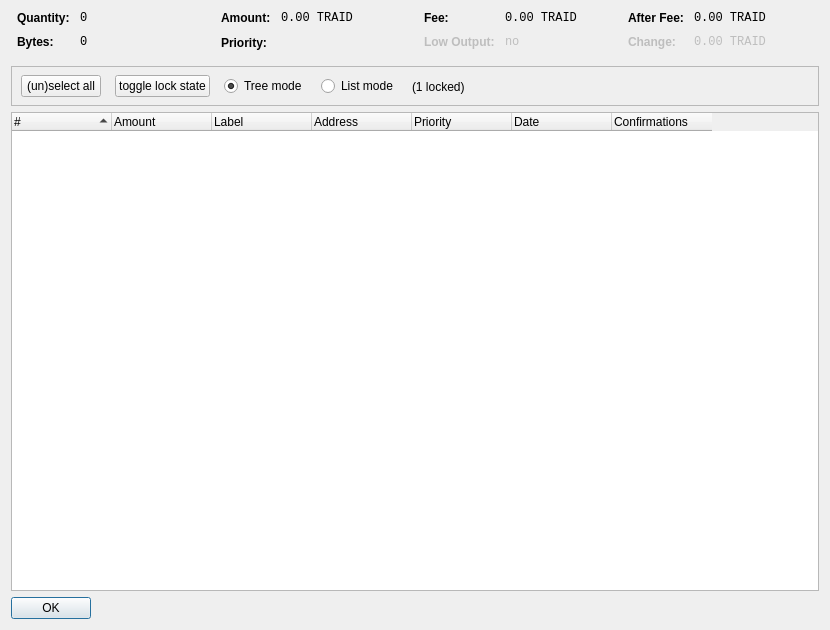
<?xml version="1.0" encoding="UTF-8"?>
<ui version="4.0">
 <class>CoinControlDialog</class>
 <widget class="QDialog" name="CoinControlDialog">
  <property name="windowModality">
   <enum>Qt::NonModal</enum>
  </property>
  <property name="enabled">
   <bool>true</bool>
  </property>
  <property name="geometry">
   <rect>
    <x>0</x>
    <y>0</y>
    <width>830</width>
    <height>630</height>
   </rect>
  </property>
  <property name="sizePolicy">
   <sizepolicy hsizetype="MinimumExpanding" vsizetype="MinimumExpanding">
    <horstretch>0</horstretch>
    <verstretch>0</verstretch>
   </sizepolicy>
  </property>
  <property name="minimumSize">
   <size>
    <width>830</width>
    <height>630</height>
   </size>
  </property>
  <property name="maximumSize">
   <size>
    <width>830</width>
    <height>630</height>
   </size>
  </property>
  <property name="font">
   <font>
    <pointsize>9</pointsize>
   </font>
  </property>
  <property name="windowTitle">
   <string>Coin Control</string>
  </property>
  <layout class="QVBoxLayout" name="verticalLayout">
   <item>
    <layout class="QHBoxLayout" name="horizontalLayoutTop" stretch="0,0,0,0">
     <property name="topMargin">
      <number>0</number>
     </property>
     <property name="bottomMargin">
      <number>10</number>
     </property>
     <item>
      <layout class="QFormLayout" name="formLayoutCoinControl1">
       <property name="horizontalSpacing">
        <number>10</number>
       </property>
       <property name="verticalSpacing">
        <number>10</number>
       </property>
       <property name="leftMargin">
        <number>6</number>
       </property>
       <property name="rightMargin">
        <number>6</number>
       </property>
       <item row="0" column="0">
        <widget class="QLabel" name="labelCoinControlQuantityText">
         <property name="font">
          <font>
           <pointsize>9</pointsize>
           <weight>75</weight>
           <bold>true</bold>
          </font>
         </property>
         <property name="styleSheet">
          <string notr="true">font-weight:bold;</string>
         </property>
         <property name="text">
          <string>Quantity:</string>
         </property>
        </widget>
       </item>
       <item row="0" column="1">
        <widget class="QLabel" name="labelCoinControlQuantity">
         <property name="font">
          <font>
           <family>Monospace</family>
           <pointsize>9</pointsize>
          </font>
         </property>
         <property name="cursor">
          <cursorShape>IBeamCursor</cursorShape>
         </property>
         <property name="contextMenuPolicy">
          <enum>Qt::ActionsContextMenu</enum>
         </property>
         <property name="text">
          <string notr="true">0</string>
         </property>
         <property name="textInteractionFlags">
          <set>Qt::LinksAccessibleByMouse|Qt::TextSelectableByKeyboard|Qt::TextSelectableByMouse</set>
         </property>
        </widget>
       </item>
       <item row="1" column="0">
        <widget class="QLabel" name="labelCoinControlBytesText">
         <property name="font">
          <font>
           <pointsize>9</pointsize>
           <weight>75</weight>
           <bold>true</bold>
          </font>
         </property>
         <property name="styleSheet">
          <string notr="true">font-weight:bold;</string>
         </property>
         <property name="text">
          <string>Bytes:</string>
         </property>
        </widget>
       </item>
       <item row="1" column="1">
        <widget class="QLabel" name="labelCoinControlBytes">
         <property name="font">
          <font>
           <family>Monospace</family>
           <pointsize>9</pointsize>
          </font>
         </property>
         <property name="cursor">
          <cursorShape>IBeamCursor</cursorShape>
         </property>
         <property name="contextMenuPolicy">
          <enum>Qt::ActionsContextMenu</enum>
         </property>
         <property name="text">
          <string notr="true">0</string>
         </property>
         <property name="textInteractionFlags">
          <set>Qt::LinksAccessibleByMouse|Qt::TextSelectableByKeyboard|Qt::TextSelectableByMouse</set>
         </property>
        </widget>
       </item>
      </layout>
     </item>
     <item>
      <layout class="QFormLayout" name="formLayoutCoinControl2">
       <property name="horizontalSpacing">
        <number>10</number>
       </property>
       <property name="verticalSpacing">
        <number>10</number>
       </property>
       <property name="leftMargin">
        <number>6</number>
       </property>
       <property name="rightMargin">
        <number>6</number>
       </property>
       <item row="0" column="0">
        <widget class="QLabel" name="labelCoinControlAmountText">
         <property name="font">
          <font>
           <pointsize>9</pointsize>
           <weight>75</weight>
           <bold>true</bold>
          </font>
         </property>
         <property name="styleSheet">
          <string notr="true">font-weight:bold;</string>
         </property>
         <property name="text">
          <string>Amount:</string>
         </property>
        </widget>
       </item>
       <item row="0" column="1">
        <widget class="QLabel" name="labelCoinControlAmount">
         <property name="font">
          <font>
           <family>Monospace</family>
           <pointsize>9</pointsize>
          </font>
         </property>
         <property name="cursor">
          <cursorShape>IBeamCursor</cursorShape>
         </property>
         <property name="contextMenuPolicy">
          <enum>Qt::ActionsContextMenu</enum>
         </property>
         <property name="text">
          <string notr="true">0.00 TRAID</string>
         </property>
         <property name="textInteractionFlags">
          <set>Qt::LinksAccessibleByMouse|Qt::TextSelectableByKeyboard|Qt::TextSelectableByMouse</set>
         </property>
        </widget>
       </item>
       <item row="1" column="0">
        <widget class="QLabel" name="labelCoinControlPriorityText">
         <property name="font">
          <font>
           <pointsize>9</pointsize>
           <weight>75</weight>
           <bold>true</bold>
          </font>
         </property>
         <property name="styleSheet">
          <string notr="true">font-weight:bold;</string>
         </property>
         <property name="text">
          <string>Priority:</string>
         </property>
        </widget>
       </item>
       <item row="1" column="1">
        <widget class="QLabel" name="labelCoinControlPriority">
         <property name="font">
          <font>
           <family>Monospace</family>
           <pointsize>10</pointsize>
          </font>
         </property>
         <property name="cursor">
          <cursorShape>IBeamCursor</cursorShape>
         </property>
         <property name="contextMenuPolicy">
          <enum>Qt::ActionsContextMenu</enum>
         </property>
         <property name="text">
          <string/>
         </property>
         <property name="textInteractionFlags">
          <set>Qt::LinksAccessibleByMouse|Qt::TextSelectableByKeyboard|Qt::TextSelectableByMouse</set>
         </property>
        </widget>
       </item>
      </layout>
     </item>
     <item>
      <layout class="QFormLayout" name="formLayoutCoinControl3">
       <property name="horizontalSpacing">
        <number>10</number>
       </property>
       <property name="verticalSpacing">
        <number>10</number>
       </property>
       <property name="leftMargin">
        <number>6</number>
       </property>
       <property name="rightMargin">
        <number>6</number>
       </property>
       <item row="0" column="0">
        <widget class="QLabel" name="labelCoinControlFeeText">
         <property name="font">
          <font>
           <pointsize>9</pointsize>
           <weight>75</weight>
           <bold>true</bold>
          </font>
         </property>
         <property name="styleSheet">
          <string notr="true">font-weight:bold;</string>
         </property>
         <property name="text">
          <string>Fee:</string>
         </property>
        </widget>
       </item>
       <item row="0" column="1">
        <widget class="QLabel" name="labelCoinControlFee">
         <property name="font">
          <font>
           <family>Monospace</family>
           <pointsize>9</pointsize>
          </font>
         </property>
         <property name="cursor">
          <cursorShape>IBeamCursor</cursorShape>
         </property>
         <property name="contextMenuPolicy">
          <enum>Qt::ActionsContextMenu</enum>
         </property>
         <property name="text">
          <string notr="true">0.00 TRAID</string>
         </property>
         <property name="textInteractionFlags">
          <set>Qt::LinksAccessibleByMouse|Qt::TextSelectableByKeyboard|Qt::TextSelectableByMouse</set>
         </property>
        </widget>
       </item>
       <item row="1" column="0">
        <widget class="QLabel" name="labelCoinControlLowOutputText">
         <property name="enabled">
          <bool>false</bool>
         </property>
         <property name="font">
          <font>
           <pointsize>9</pointsize>
           <weight>75</weight>
           <bold>true</bold>
          </font>
         </property>
         <property name="styleSheet">
          <string notr="true">font-weight:bold;</string>
         </property>
         <property name="text">
          <string>Low Output:</string>
         </property>
        </widget>
       </item>
       <item row="1" column="1">
        <widget class="QLabel" name="labelCoinControlLowOutput">
         <property name="enabled">
          <bool>false</bool>
         </property>
         <property name="font">
          <font>
           <family>Monospace</family>
           <pointsize>9</pointsize>
          </font>
         </property>
         <property name="cursor">
          <cursorShape>IBeamCursor</cursorShape>
         </property>
         <property name="contextMenuPolicy">
          <enum>Qt::ActionsContextMenu</enum>
         </property>
         <property name="text">
          <string notr="true">no</string>
         </property>
         <property name="textInteractionFlags">
          <set>Qt::LinksAccessibleByMouse|Qt::TextSelectableByKeyboard|Qt::TextSelectableByMouse</set>
         </property>
        </widget>
       </item>
      </layout>
     </item>
     <item>
      <layout class="QFormLayout" name="formLayoutCoinControl4">
       <property name="horizontalSpacing">
        <number>10</number>
       </property>
       <property name="verticalSpacing">
        <number>10</number>
       </property>
       <property name="leftMargin">
        <number>6</number>
       </property>
       <property name="rightMargin">
        <number>6</number>
       </property>
       <item row="0" column="0">
        <widget class="QLabel" name="labelCoinControlAfterFeeText">
         <property name="font">
          <font>
           <pointsize>9</pointsize>
           <weight>75</weight>
           <bold>true</bold>
          </font>
         </property>
         <property name="styleSheet">
          <string notr="true">font-weight:bold;</string>
         </property>
         <property name="text">
          <string>After Fee:</string>
         </property>
        </widget>
       </item>
       <item row="0" column="1">
        <widget class="QLabel" name="labelCoinControlAfterFee">
         <property name="font">
          <font>
           <family>Monospace</family>
           <pointsize>9</pointsize>
          </font>
         </property>
         <property name="cursor">
          <cursorShape>IBeamCursor</cursorShape>
         </property>
         <property name="contextMenuPolicy">
          <enum>Qt::ActionsContextMenu</enum>
         </property>
         <property name="text">
          <string notr="true">0.00 TRAID</string>
         </property>
         <property name="textInteractionFlags">
          <set>Qt::LinksAccessibleByMouse|Qt::TextSelectableByKeyboard|Qt::TextSelectableByMouse</set>
         </property>
        </widget>
       </item>
       <item row="1" column="0">
        <widget class="QLabel" name="labelCoinControlChangeText">
         <property name="enabled">
          <bool>false</bool>
         </property>
         <property name="font">
          <font>
           <pointsize>9</pointsize>
           <weight>75</weight>
           <bold>true</bold>
          </font>
         </property>
         <property name="styleSheet">
          <string notr="true">font-weight:bold;</string>
         </property>
         <property name="text">
          <string>Change:</string>
         </property>
        </widget>
       </item>
       <item row="1" column="1">
        <widget class="QLabel" name="labelCoinControlChange">
         <property name="enabled">
          <bool>false</bool>
         </property>
         <property name="font">
          <font>
           <family>Monospace</family>
           <pointsize>9</pointsize>
          </font>
         </property>
         <property name="cursor">
          <cursorShape>IBeamCursor</cursorShape>
         </property>
         <property name="contextMenuPolicy">
          <enum>Qt::ActionsContextMenu</enum>
         </property>
         <property name="text">
          <string notr="true">0.00 TRAID</string>
         </property>
         <property name="textInteractionFlags">
          <set>Qt::LinksAccessibleByMouse|Qt::TextSelectableByKeyboard|Qt::TextSelectableByMouse</set>
         </property>
        </widget>
       </item>
      </layout>
     </item>
    </layout>
   </item>
   <item>
    <widget class="QFrame" name="frame">
     <property name="minimumSize">
      <size>
       <width>0</width>
       <height>40</height>
      </size>
     </property>
     <property name="frameShape">
      <enum>QFrame::StyledPanel</enum>
     </property>
     <property name="frameShadow">
      <enum>QFrame::Sunken</enum>
     </property>
     <widget class="QWidget" name="horizontalLayoutWidget">
      <property name="geometry">
       <rect>
        <x>10</x>
        <y>0</y>
        <width>781</width>
        <height>41</height>
       </rect>
      </property>
      <layout class="QHBoxLayout" name="horizontalLayoutPanel" stretch="0,0,0,0,0,0">
       <property name="spacing">
        <number>14</number>
       </property>
       <item>
        <widget class="QPushButton" name="pushButtonSelectAll">
         <property name="sizePolicy">
          <sizepolicy hsizetype="Maximum" vsizetype="Fixed">
           <horstretch>0</horstretch>
           <verstretch>0</verstretch>
          </sizepolicy>
         </property>
         <property name="text">
          <string>(un)select all</string>
         </property>
        </widget>
       </item>
       <item>
        <widget class="QPushButton" name="pushButtonToggleLock">
         <property name="sizePolicy">
          <sizepolicy hsizetype="Maximum" vsizetype="Fixed">
           <horstretch>0</horstretch>
           <verstretch>0</verstretch>
          </sizepolicy>
         </property>
         <property name="text">
          <string>toggle lock state</string>
         </property>
         <property name="autoDefault">
          <bool>false</bool>
         </property>
        </widget>
       </item>
       <item>
        <widget class="QRadioButton" name="radioTreeMode">
         <property name="sizePolicy">
          <sizepolicy hsizetype="Maximum" vsizetype="Fixed">
           <horstretch>0</horstretch>
           <verstretch>0</verstretch>
          </sizepolicy>
         </property>
         <property name="text">
          <string>Tree mode</string>
         </property>
         <property name="checked">
          <bool>true</bool>
         </property>
        </widget>
       </item>
       <item>
        <widget class="QRadioButton" name="radioListMode">
         <property name="sizePolicy">
          <sizepolicy hsizetype="Maximum" vsizetype="Fixed">
           <horstretch>0</horstretch>
           <verstretch>0</verstretch>
          </sizepolicy>
         </property>
         <property name="text">
          <string>List mode</string>
         </property>
        </widget>
       </item>
       <item>
        <widget class="QLabel" name="labelLocked">
         <property name="text">
          <string>(1 locked)</string>
         </property>
        </widget>
       </item>
       <item>
        <spacer name="horizontalSpacer">
         <property name="orientation">
          <enum>Qt::Horizontal</enum>
         </property>
         <property name="sizeHint" stdset="0">
          <size>
           <width>40</width>
           <height>20</height>
          </size>
         </property>
        </spacer>
       </item>
      </layout>
     </widget>
    </widget>
   </item>
   <item>
    <widget class="CoinControlTreeWidget" name="treeWidget">
     <property name="font">
      <font>
       <pointsize>9</pointsize>
      </font>
     </property>
     <property name="contextMenuPolicy">
      <enum>Qt::CustomContextMenu</enum>
     </property>
     <property name="sortingEnabled">
      <bool>false</bool>
     </property>
     <property name="columnCount">
      <number>7</number>
     </property>
     <attribute name="headerShowSortIndicator" stdset="0">
      <bool>true</bool>
     </attribute>
     <attribute name="headerStretchLastSection">
      <bool>false</bool>
     </attribute>
     <column>
      <property name="text">
       <string>#</string>
      </property>
      <property name="font">
       <font>
        <pointsize>9</pointsize>
       </font>
      </property>
     </column>
     <column>
      <property name="text">
       <string>Amount</string>
      </property>
     </column>
     <column>
      <property name="text">
       <string>Label</string>
      </property>
     </column>
     <column>
      <property name="text">
       <string>Address</string>
      </property>
     </column>
     <column>
      <property name="text">
       <string>Priority</string>
      </property>
     </column>
     <column>
      <property name="text">
       <string>Date</string>
      </property>
     </column>
     <column>
      <property name="text">
       <string>Confirmations</string>
      </property>
      <property name="toolTip">
       <string>Confirmed</string>
      </property>
     </column>
    </widget>
   </item>
   <item>
    <widget class="QDialogButtonBox" name="buttonBox">
     <property name="sizePolicy">
      <sizepolicy hsizetype="Maximum" vsizetype="Fixed">
       <horstretch>0</horstretch>
       <verstretch>0</verstretch>
      </sizepolicy>
     </property>
     <property name="orientation">
      <enum>Qt::Horizontal</enum>
     </property>
     <property name="standardButtons">
      <set>QDialogButtonBox::Ok</set>
     </property>
    </widget>
   </item>
  </layout>
 </widget>
 <customwidgets>
  <customwidget>
   <class>CoinControlTreeWidget</class>
   <extends>QTreeWidget</extends>
   <header>coincontroltreewidget.h</header>
  </customwidget>
 </customwidgets>
 <resources/>
 <connections/>
</ui>
